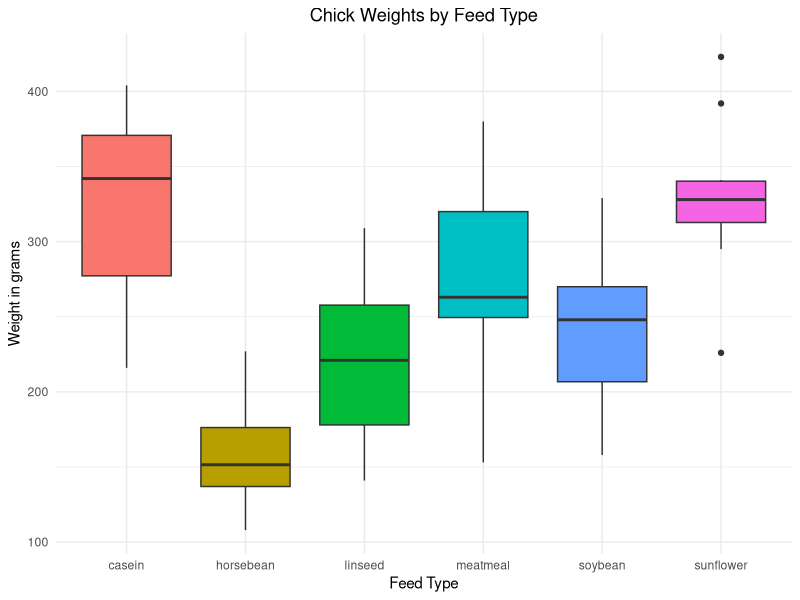
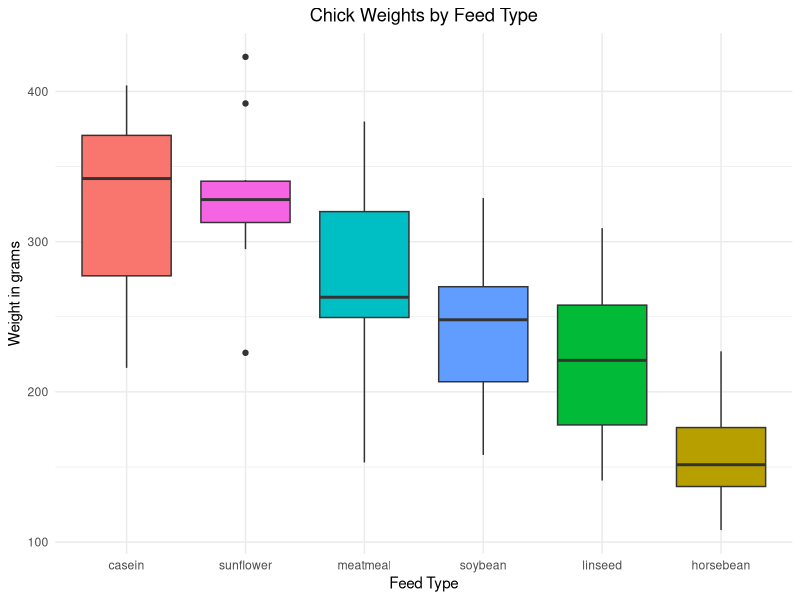

Write the R code that produced these figures, in order.
## ---- chunk 1
knitr::opts_chunk$set(echo = TRUE)
## ---- chunk 2
data("chickwts")

mean_weight <- mean(chickwts$weight)
median_weight <- median(chickwts$weight)

data("chickwts")

mean_weight <- mean(chickwts$weight)
median_weight <- median(chickwts$weight)

print(paste("Mean weight of the chicks:", mean_weight))
print(paste("Median weight of the chicks:", median_weight))

## ---- chunk 3
data(chickwts)

max_weight <- max(chickwts$weight)
heaviest_feed <- chickwts$feed[chickwts$weight == max_weight]

print(paste("Heaviest chick weight =", max_weight, "grams & was given", heaviest_feed, "feed."))
## ---- chunk 4
data(chickwts)

min_weight <- min(chickwts$weight)
lightest_feed <- chickwts$feed[chickwts$weight == min_weight]

print(paste("Lightest chick weight =", min_weight, "grams & was given", lightest_feed, "feed."))

## ---- chunk 5
library(ggplot2)
data(chickwts)

ggplot(chickwts, aes(x = feed, y = weight, fill = feed)) +
  geom_boxplot() +
  labs(title = "Chick Weights by Feed Type", x = "Feed Type", y = "Weight in grams") +
  theme_minimal() +
  theme(legend.position = "none",
        plot.title = element_text(hjust = 0.5))  

## ---- chunk 6
library(ggplot2)
data(chickwts)

ggplot(chickwts, aes(x = reorder(feed, -weight, median), y = weight, fill = feed)) +
  geom_boxplot() +
  labs(title = "Chick Weights by Feed Type", x = "Feed Type", y = "Weight in grams") +
  theme_minimal() +
  theme(
    legend.position = "none",
    plot.title = element_text(hjust = 0.5)
  )

